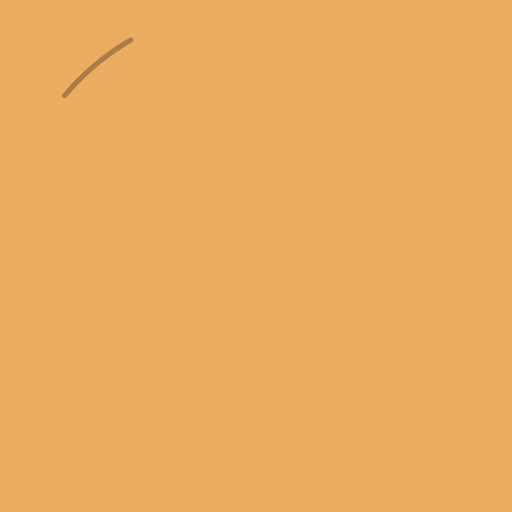
Frame 1 (no input)
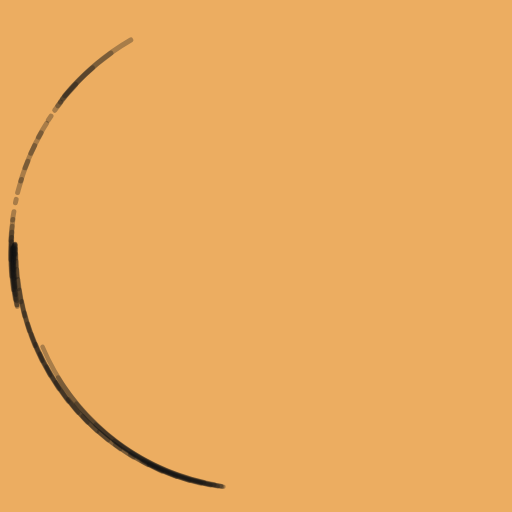
Frame 60 (no input)
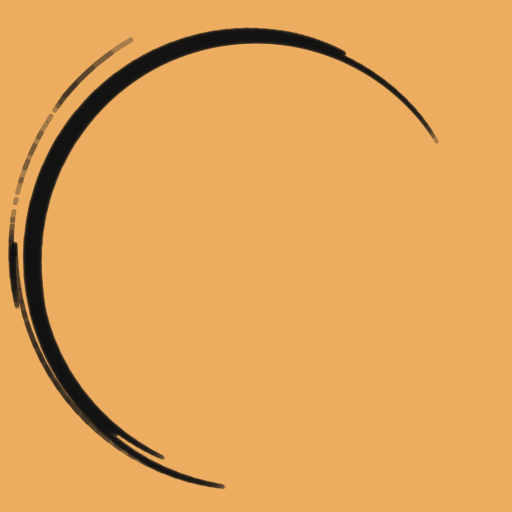
Frame 120 (the mouse pressed at the canvas centre since frame 60)

The p5.js sketch that drew these frames (run headless with seeded random() and noise() and a simulated clock; from frame 60 on, the mouse is pressed at the canvas centre):

// p5.js sketch
// ── sketch.js
const canvas_w = 512;
const canvas_h = 512;

let shrink_arc;
let stroke_start = 5;

let r = 250;

function setup() {
  createCanvas(canvas_w, canvas_h);
  // background(90);
  background(236, 173, 97);

  shrink_arc = new ShrinkArc(r, 20, stroke_start);
}


function draw() {
  translate(width / 2, height / 2);

  shrink_arc.update();
  shrink_arc.draw();

  if (shrink_arc.is_done) {
  	r -= 50;
  	if (r <= 0) {
  		noLoop();
  	}

  	stroke_start -= 1.5;

  	if (stroke_start < 0.1) {
  		stroke_start = 0.1;
  	}

  	shrink_arc = new ShrinkArc(r, random(250), stroke_start);
  }
}


class ShrinkArc {
  constructor(r, s, sw) {
    this.stroke = color(s);
    this.stroke.setAlpha(80);

    this.strokeWeight = sw;

    this.start_off = 0.01;
    this.stop_off = 0.01;

    this.start_p = random(100);
    this.stop_p = random(100);

    this.start = 0;
    this.stop = 0;

    this.r = r;
    this.dr = -0.3;

    this.is_done = false;
  }

  update() {
    if (this.r > 0) {
      this.r += this.dr;
      this.start_p += this.start_off;
	  	this.stop_p += this.stop_off;

	  	this.start = map(noise(this.start_p), 0, 1, 0, TWO_PI * 2);
  		this.stop = map(noise(this.stop_p), 0, 1, 0, TWO_PI * 2);

  		if (this.start > this.stop) {
  			[this.start, this.stop] = [this.stop, this.start];
  		}

  		if (this.strokeWeight >= 0.1) {
  			this.strokeWeight -= 0.01;

  			if (this.strokeWeight < 0.1) {
  				this.strokeWeight = 0.1;
  			}
  		}
	  } else {
	  	this.is_done = true;
	  }
  }

  draw() {
    push();
    stroke(this.stroke);
    strokeWeight(this.strokeWeight);
    noFill();

    arc(0, 0, this.r * 2, this.r * 2, this.start, this.stop);
    pop();
  }
}
